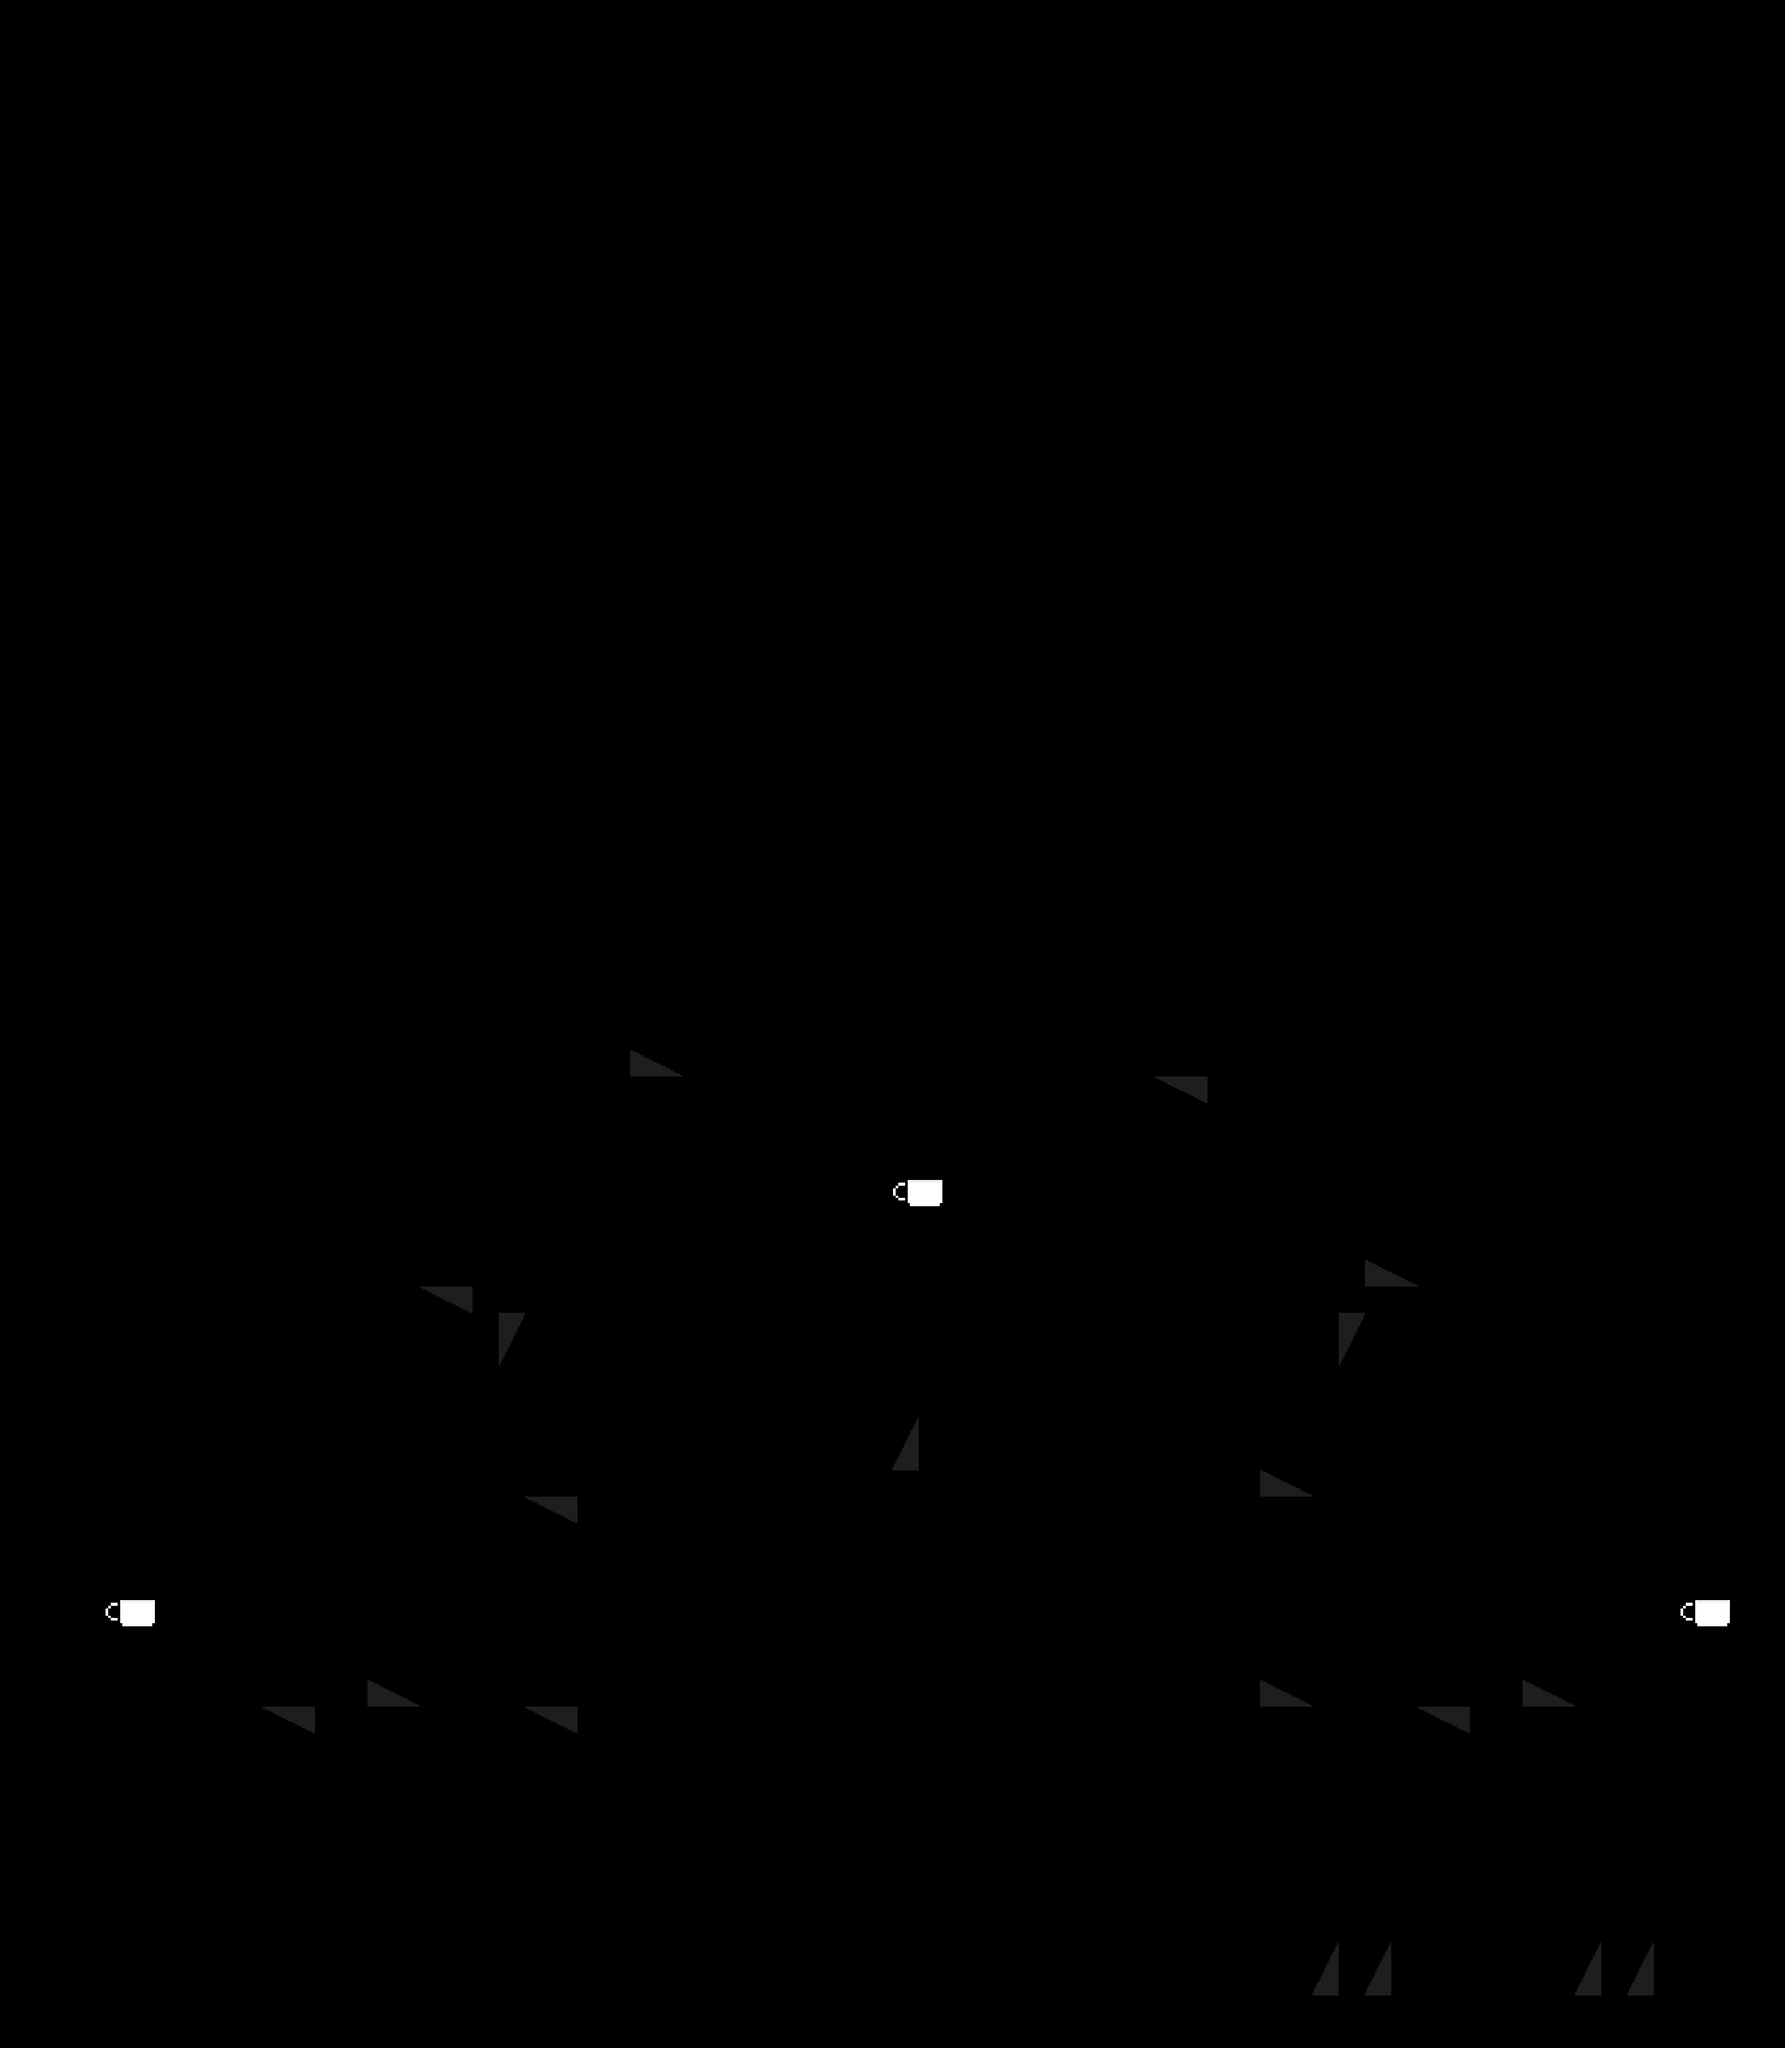

This game map was drawn from its Tiled (.tmx) file and the tilesets committed beside it. A one-line description and the trimmed map source follow:
An orthogonal 34x39 tile map with 100x100 px tiles, 3 tile layers (Walls, CoffeeCups, Spikes), 2 tilesets.

<map version="1.10" tiledversion="1.11.2" orientation="orthogonal" renderorder="right-down" width="34" height="39" tilewidth="100" tileheight="100" infinite="0" nextlayerid="5" nextobjectid="1">
 <tileset firstgid="1" source="CoffeeMachinePlatformer.tsx" />
 <tileset firstgid="10" source="CoffeeMachinePlatformer.tsx" />
 <layer id="1" name="Walls" width="34" height="39">
  <data>[1326 cells, 154 non-empty, 6 distinct tile ids]</data>
 </layer>
 <layer id="3" name="CoffeeCups" width="34" height="39">
  <data>[1326 cells, 3 non-empty, 1 distinct tile ids]</data>
 </layer>
 <layer id="4" name="Spikes" width="34" height="39">
  <data>[1326 cells, 19 non-empty, 1 distinct tile ids]</data>
 </layer>
</map>
